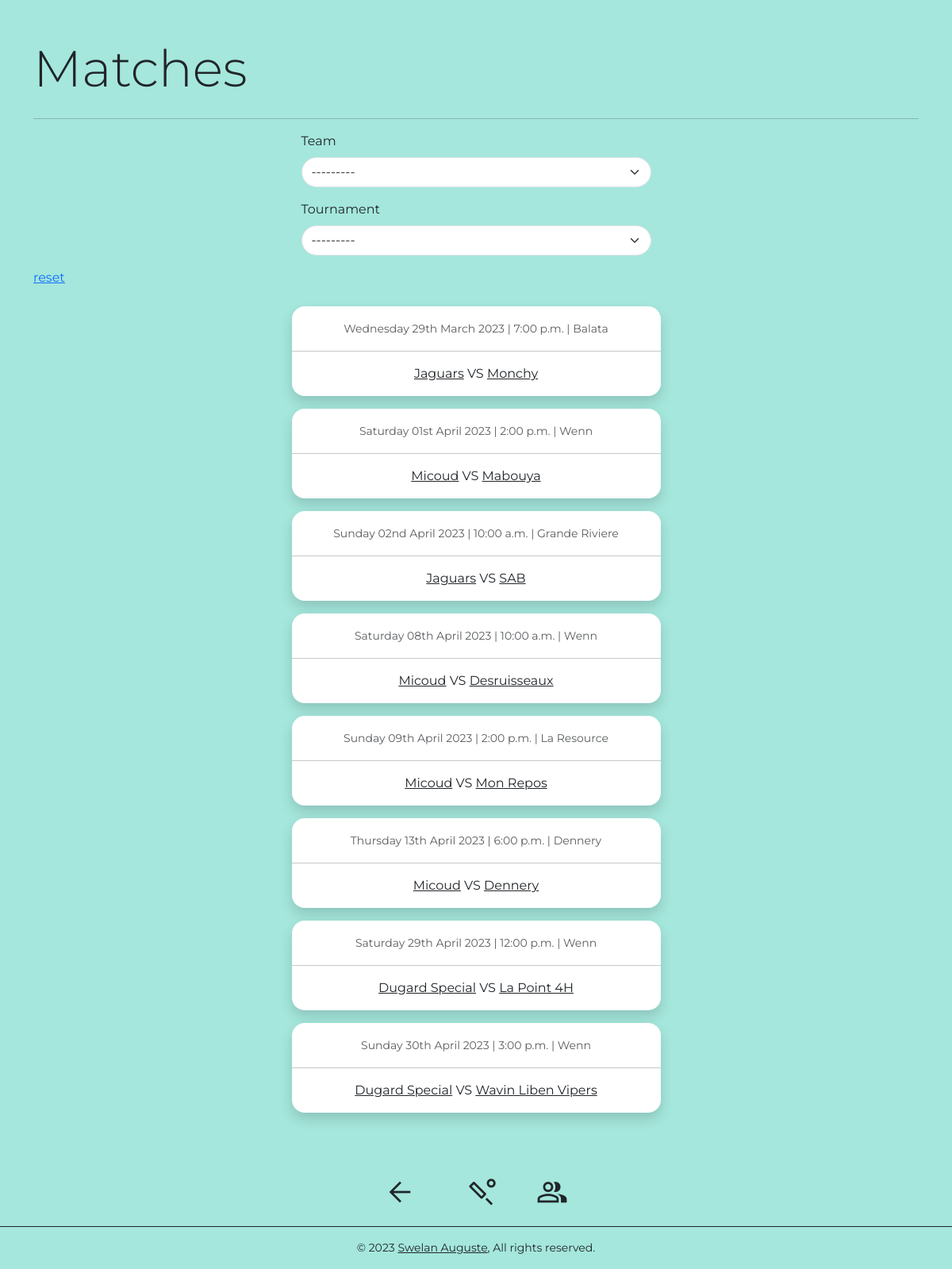
The page / on the database its author committed.
### games/models.py (models this page shows, shortened)
class TimeStamp(models.Model):
    class Meta:
        abstract = True
    created = models.DateTimeField(auto_now_add=True)
    updated = models.DateTimeField(auto_now=True)

class Match(TimeStamp):
    tournament = models.ForeignKey(
        Tournament, on_delete=models.CASCADE, null=True, blank=True
    )
    match_date = models.DateField()
    match_time = models.ForeignKey(
        MatchTime, on_delete=models.CASCADE, null=True, blank=True
    )
    team1 = models.ForeignKey(
        Team, related_name="team1_matches", on_delete=models.CASCADE
    )
    team2 = models.ForeignKey(
        Team, related_name="team2_matches", on_delete=models.CASCADE
    )
    winner = models.ForeignKey(
        Team,
        related_name="winning_matches",
        null=True,
        blank=True,
        on_delete=models.SET_NULL,
    )
    venue = models.ForeignKey(
        Venue,
        related_name="venues",
        null=True,
        blank=True,
        on_delete=models.SET_NULL,
    )
    class Meta:
        verbose_name_plural = "matches"
        ordering = ("match_date", "match_time")

class MatchTime(models.Model):
    time = models.TimeField()

class Venue(TimeStamp):
    name = models.CharField(max_length=100)
    class Meta:
        ordering = ("name",)
    def __str__(self):
        return self.name

class Team(TimeStamp):
    name = models.CharField(max_length=100)
    class Meta:
        ordering = ("name",)
    def __str__(self):
        return self.name

### games/views.py (the view)
# urls.py: path("", MatchListView.as_view(), name="match-list"),
class MatchListView(ListView):
    model = Match
    queryset = Match.objects.all()
    def get_queryset(self):
        queryset = super().get_queryset()
        self.filterset = MatchFilter(self.request.GET, queryset=queryset)
        return self.filterset.qs
    def get_context_data(self, **kwargs):
        context = super().get_context_data(**kwargs)
        context["form"] = self.filterset.form
        return context

### games/models.py (called while the page is built)
    def __str__(self):
        return f"{self.name} {self.year}"

### templates/games/match_list.html (shortened to what this page needs)
{% extends 'base.html' %}
{% load crispy_forms_tags %}
{% block content %}
<div class="container py-5">
    <div class="row">
        <div class="col">
            <h1 class="display-3">Matches</h1>
        </div>
    </div>
    <hr>
    <form action=""
        method="get">
        <div class="row col-lg-5 mx-auto">
            {{ form.teams|as_crispy_field }}
        </div>
        <div class="row col-lg-5 mx-auto">
            {{ form.tournament|as_crispy_field }}
        </div>
        <a href="/">reset</a>
    </form>
    <br>
    {% for match in object_list %}
    <a class="text-dark text-decoration-none"
        href="{% url 'detail' match.pk %}">
        <div class="col-lg-5 mx-auto py-3 px-0 rounded-4 mb-3 bg-white shadow">
            <div class="text-center">
                <span class="text-muted small">
                    {{match.match_date|date:"l dS F Y"}}
                    |
                    {{match.match_time.time|time:"g:s a"|default:"00:00:00"}}
                    | {{match.venue}}
                </span>
            </div>
            <hr>
            <div class="text-center">
                <span class="text-dark"><u>{{match.team1}}</u></span>
                VS
                <span class="text-dark"><u>{{match.team2}}</u></span>
            </div>
        </div>
    </a>
    {% empty %}
    <p class="text-center">No Matches</p>
    {% endfor %}
</div>
{% endblock content %}

### templates/base.html (shortened to what this page needs)
{% load static %}
{% load pwa %}
<!doctype html>
<html lang="en">
<head>
    <link
        href="https://cdn.jsdelivr.net/npm/bootstrap@5.3.0-alpha1/dist/css/bootstrap.min.css"
        rel="stylesheet"
>
    <link rel="stylesheet"
        href="{% static 'css/main.css' %}">
</head>
<body>
    <div class="min-vh-100">
        {% block content %}
        {% endblock content %}
    </div>
    {% include 'footer.html' %}
</body>
</html>

### templates/footer.html (shortened to what this page needs)
<div class="sticky-bottom bg-green">
    <div class="d-flex justify-content-center py-3">
        {% include 'go_back.html' %}
        <a title="matches"
            class="text-dark text-decoration-none mx-5"
            href="/">
            <span class="material-symbols-outlined fs-1">
            </span>
        </a>
        <a title="teams"
            class="text-dark text-decoration-none"
            href="{% url 'teams' %}">
            <span class="material-symbols-outlined fs-1">
            </span>
        </a>
    </div>
    <div class="d-flex px-5 justify-content-center border-dark border-top pt-3">
        <p class="small">&copy; {% now "Y" %} <a
                class="text-decoration-none text-dark"
                target="_blank"
                href="https://kingship.info/"><u>Swelan
                    Auguste</u></a>,
            All rights reserved.</p>
    </div>
</div>

### templates/go_back.html (shortened to what this page needs)
<div class="me-3">
    <a href="javascript:history.back()">
        <span class="material-symbols-outlined fs-1 text-dark">
        </span>
    </a>
</div>

### static/css/main.css (style rules this page uses)
html, body { font-family: 'Montserrat', sans-serif; background-color: #A5E7DC; }
.bg-green { background-color: #A5E7DC; }

### rows shown on the page
Match: match_date "Wednesday 29th March 2023", match_time.time "7:00 p.m.", venue "Balata", team1 "Jaguars", team2 "Monchy"
Match: match_date "Saturday 01st April 2023", match_time.time "2:00 p.m.", venue "Wenn", team1 "Micoud", team2 "Mabouya"
Match: match_date "Sunday 02nd April 2023", match_time.time "10:00 a.m.", venue "Grande Riviere", team1 "Jaguars", team2 "SAB"
Match: match_date "Saturday 08th April 2023", match_time.time "10:00 a.m.", venue "Wenn", team1 "Micoud", team2 "Desruisseaux"
Match: match_date "Sunday 09th April 2023", match_time.time "2:00 p.m.", venue "La Resource", team1 "Micoud", team2 "Mon Repos"
Match: match_date "Thursday 13th April 2023", match_time.time "6:00 p.m.", venue "Dennery", team1 "Micoud", team2 "Dennery"
Match: match_date "Saturday 29th April 2023", match_time.time "12:00 p.m.", venue "Wenn", team1 "Dugard Special", team2 "La Point 4H"
Match: match_date "Sunday 30th April 2023", match_time.time "3:00 p.m.", venue "Wenn", team1 "Dugard Special", team2 "Wavin Liben Vipers"
